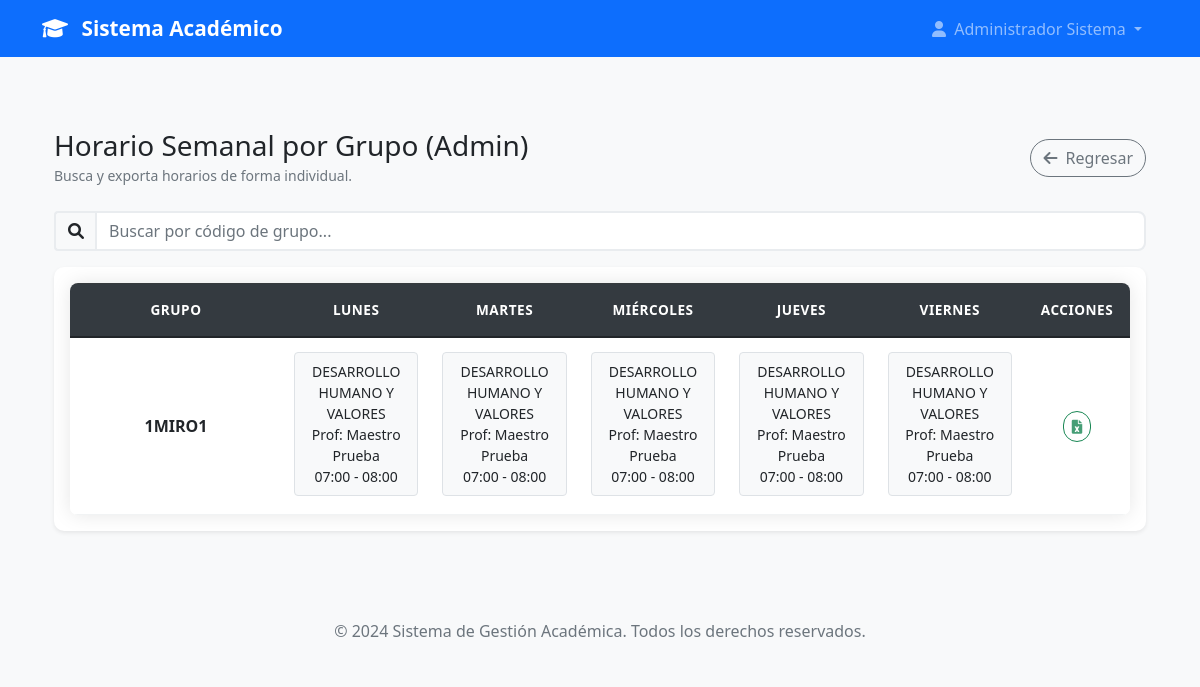
The page /admin/horarios/grupos (signed in) on the database its author committed.
### models.py (models this page shows, shortened)
class User(UserMixin, db.Model):
    id = db.Column(db.Integer, primary_key=True)
    username = db.Column(db.String(80), unique=True, nullable=False)
    email = db.Column(db.String(120), unique=True, nullable=False)
    password_hash = db.Column(db.String(120), nullable=False)
    nombre = db.Column(db.String(100), nullable=False)
    apellido = db.Column(db.String(100), nullable=False)
    telefono = db.Column(db.String(20))
    imagen_perfil = db.Column(db.String(200))  # Ruta de la imagen de perfil
    rol = db.Column(db.String(20), nullable=False)
    tipo_profesor = db.Column(db.String(20))
    carreras = db.relationship('Carrera', secondary=user_carreras, backref=db.backref('usuarios', lazy=True))
    materias = db.relationship('Materia', secondary='profesor_materias', backref=db.backref('profesores', lazy=True))
    carrera_id = db.Column(db.Integer, db.ForeignKey('carrera.id'))
    carrera = db.relationship('Carrera', foreign_keys=[carrera_id], backref=db.backref('jefe_carrera', uselist=False))
    fecha_registro = db.Column(db.DateTime, default=datetime.utcnow)
    activo = db.Column(db.Boolean, default=True)
    def get_nombre_completo(self):
        return f"{self.nombre} {self.apellido}"
    def is_admin(self):
        return self.rol == 'admin'

class Grupo(db.Model):
    id = db.Column(db.Integer, primary_key=True)
    codigo = db.Column(db.String(20), nullable=False, unique=True)  # Ej: "1MSC1" (Grupo 1, Matutino, Sistemas, Cuatrimestre 1)
    numero_grupo = db.Column(db.Integer, nullable=False)  # 1, 2, 3, etc.
    turno = db.Column(db.String(1), nullable=False)  # 'M' = Matutino, 'V' = Vespertino
    cuatrimestre = db.Column(db.Integer, nullable=False)  # 1, 2, 3, etc.
    carrera_id = db.Column(db.Integer, db.ForeignKey('carrera.id'), nullable=False)
    carrera = db.relationship('Carrera', backref=db.backref('grupos', lazy=True))
    materias = db.relationship('Materia', secondary='grupo_materias', backref=db.backref('grupos', lazy=True))
    activo = db.Column(db.Boolean, default=True)
    fecha_creacion = db.Column(db.DateTime, default=datetime.utcnow)
    creado_por = db.Column(db.Integer, db.ForeignKey('user.id'), nullable=False)
    creador = db.relationship('User', backref=db.backref('grupos_creados', lazy=True))

class Materia(db.Model):
    id = db.Column(db.Integer, primary_key=True)
    nombre = db.Column(db.String(200), nullable=False)
    codigo = db.Column(db.String(20), nullable=False, unique=True)  # Ej: "ISI-101", "MAT-201"
    descripcion = db.Column(db.Text)
    cuatrimestre = db.Column(db.Integer, nullable=False)  # 1, 2, 3, etc.
    creditos = db.Column(db.Integer, nullable=False, default=3)
    horas_teoricas = db.Column(db.Integer, nullable=False, default=0)
    horas_practicas = db.Column(db.Integer, nullable=False, default=0)
    carrera_id = db.Column(db.Integer, db.ForeignKey('carrera.id'), nullable=False)
    carrera = db.relationship('Carrera', backref=db.backref('materias', lazy=True))
    activa = db.Column(db.Boolean, default=True)
    fecha_creacion = db.Column(db.DateTime, default=datetime.utcnow)
    creado_por = db.Column(db.Integer, db.ForeignKey('user.id'), nullable=False)
    creador = db.relationship('User', backref=db.backref('materias_creadas', lazy=True))

### app.py (the view)
@app.route('/admin/horarios/grupos')
@login_required
def admin_horario_grupos():
    if not current_user.is_admin(): abort(403)
    horarios_data = procesar_horarios(agrupar_por='grupo')
    return render_template('admin/admin_horario_grupos.html', horarios_data=horarios_data)

### app.py (called while the page is built)
@login_manager.user_loader
def load_user(user_id):
    return User.query.get(int(user_id))

@app.context_processor
def inject_user_counts():
    if current_user.is_authenticated and current_user.is_admin():
        return dict(
            total_users=User.query.count(),
            total_admins=User.query.filter_by(rol='admin').count(),
            total_jefes=User.query.filter_by(rol='jefe_carrera').count(),
            total_profesores=User.query.filter(User.rol.in_(['profesor_completo', 'profesor_asignatura'])).count()
        )
    return dict()

### models.py (called while the page is built)
    def get_hora_inicio_str(self):
        return self.hora_inicio.strftime('%H:%M')

    def get_hora_fin_str(self):
        return self.hora_fin.strftime('%H:%M')

    def get_dia_orden(self):
        orden_dias = {
            'lunes': 0,
            'martes': 1,
            'miercoles': 2,
            'jueves': 3,
            'viernes': 4,
            'sabado': 5,
            'domingo': 6
        }
        return orden_dias.get(self.dia_semana, 99)

    def get_hora_inicio_str(self):
        return self.horario.get_hora_inicio_str() if self.horario else 'N/A'

    def get_hora_fin_str(self):
        return self.horario.get_hora_fin_str() if self.horario else 'N/A'

### templates/admin/admin_horario_grupos.html (shortened to what this page needs)
{% extends "base.html" %}
{% block content %}
<div class="container mt-5">
    <div class="d-flex justify-content-between align-items-center mb-4">
        <div>
            <h3 class="mb-0">Horario Semanal por Grupo (Admin)</h3>
            <small class="text-muted">Busca y exporta horarios de forma individual.</small>
        </div>
        <a href="{{ url_for('dashboard') }}" class="btn btn-outline-secondary">
            <i class="fas fa-arrow-left me-1"></i> Regresar
        </a>
    </div>
    <div class="mb-3">
        <div class="input-group">
            <span class="input-group-text"><i class="fas fa-search"></i></span>
            <input type="text" id="searchInput" class="form-control" placeholder="Buscar por código de grupo...">
        </div>
    </div>
    <div class="card shadow-sm">
        <div class="card-body">
            <div class="table-responsive">
                <table class="table table-bordered table-hover text-center align-middle">
                    <thead class="table-dark">
                        <tr>
                            <th style="width: 20%;">Grupo</th>
                            <th>Lunes</th>
                            <th>Martes</th>
                            <th>Miércoles</th>
                            <th>Jueves</th>
                            <th>Viernes</th>
                            <th style="width: 10%;">Acciones</th>
                        </tr>
                    </thead>
                    <tbody id="horariosTableBody">
                        {% for grupo, dias in horarios_data.items() %}
                        <tr class="schedule-row">
                            <td class="row-name"><strong>{{ grupo }}</strong></td>
                             {% for dia_semana in ['Lunes', 'Martes', 'Miércoles', 'Jueves', 'Viernes'] %}
                            <td>
                                {% for clase in dias[dia_semana] %}
                                    <div class="clase-item p-2 mb-1 border rounded bg-light small">{{ clase | safe }}</div>
                                {% endfor %}
                            </td>
                            {% endfor %}
                            <td>
                                <a href="{{ url_for('exportar_horario_individual_excel', nombre_grupo=grupo) }}"
                                   class="btn btn-sm btn-outline-success"
                                   data-bs-toggle="tooltip"
                                   title="Exportar horario de {{ grupo }} a Excel">
                                    <i class="fas fa-file-excel"></i>
                                </a>
                            </td>
                        </tr>
                        {% else %}
                        <tr>
                            <td colspan="7" class="text-center p-4">No hay horarios registrados.</td>
                        </tr>
                        {% endfor %}
                    </tbody>
                </table>
            </div>
        </div>
    </div>
</div>
{% endblock %}

### templates/base.html (shortened to what this page needs)
<!DOCTYPE html>
<html lang="es">
<head>
    <link href="https://cdn.jsdelivr.net/npm/bootstrap@5.1.3/dist/css/bootstrap.min.css" rel="stylesheet">
    <link rel="stylesheet" href="https://cdnjs.cloudflare.com/ajax/libs/font-awesome/6.0.0/css/all.min.css">
    <link rel="stylesheet" href="{{ url_for('static', filename='css/style.css') }}">
</head>
<body>
    <nav class="navbar navbar-expand-lg navbar-dark bg-primary">
        <div class="container">
            <a class="navbar-brand" href="{{ url_for('index') }}">
                <i class="fas fa-graduation-cap me-2"></i>
                Sistema Académico
            </a>
            <div class="collapse navbar-collapse" id="navbarNav">
                <ul class="navbar-nav ms-auto">
                    {% if current_user.is_authenticated %}
                        <li class="nav-item dropdown">
                            <a class="nav-link dropdown-toggle" href="#" id="navbarDropdown" role="button" data-bs-toggle="dropdown">
                                <i class="fas fa-user me-1"></i>
                                {{ current_user.get_nombre_completo() }}
                            </a>
                        </li>
                    {% endif %}
                </ul>
            </div>
        </div>
    </nav>
    <main class="py-4">
        <div class="container">
            {% block content %}{% endblock %}
        </div>
    </main>
    <footer class="bg-light text-center py-3 mt-5">
        <div class="container">
            <p class="text-muted mb-0">&copy; 2024 Sistema de Gestión Académica. Todos los derechos reservados.</p>
        </div>
    </footer>
</body>
</html>

### static/css/style.css (style rules this page uses)
.table-responsive { border-radius: 8px; overflow: hidden; box-shadow: 0 0 20px rgba(0, 0, 0, 0.1); }
.table { margin-bottom: 0; background-color: white; }
.table thead th { background-color: #343a40; color: white; border: none; font-weight: 600; text-transform: uppercase; font-size: 0.85rem; letter-spacing: 0.5px; padding: 1rem 0.75rem; position: sticky; top: 0; z-index: 10; }
.table tbody tr { transition: all 0.2s ease; border-bottom: 1px solid #f1f3f4; }
.table td { padding: 0.875rem 0.75rem; vertical-align: middle; border: none; }
body { font-family: 'Segoe UI', Tahoma, Geneva, Verdana, sans-serif; background-color: #f8f9fa; }
.navbar-brand { font-weight: bold; font-size: 1.3rem; }
.card { transition: transform 0.2s ease-in-out, box-shadow 0.2s ease-in-out; border: none; border-radius: 10px; }
.btn { border-radius: 25px; font-weight: 500; transition: all 0.3s ease; }
.form-control, .form-select { border-radius: 8px; border: 2px solid #e9ecef; transition: border-color 0.3s ease; }
.input-group-text { background-color: #f8f9fa; border: 2px solid #e9ecef; border-right: none; }
.card-body i { opacity: 0.8; }
footer { margin-top: auto; }
.card { animation: fadeIn 0.5s ease-out; }
.card .btn { transition: all 0.2s ease; }
.navbar .nav-link.dropdown-toggle { position: relative; transition: all 0.3s ease; border-radius: 8px; padding: 0.5rem 1rem !important; }
.navbar .nav-link.dropdown-toggle::before { content: ''; position: absolute; top: 0; left: 0; right: 0; bottom: 0; background: linear-gradient(45deg, transparent 30%, rgba(255, 255, 255, 0.2) 50%, transparent 70%); opacity: 0; transition: opacity 0.3s ease; border-radius: 8px; pointer-events: none; }

### rows shown on the page
User: get_nombre_completo "Administrador Sistema"
Grupo: codigo "1MIRO1"
Materia: nombre "DESARROLLO HUMANO Y VALORES Prof: Maestro Prueba 07:00 - 08:00"
